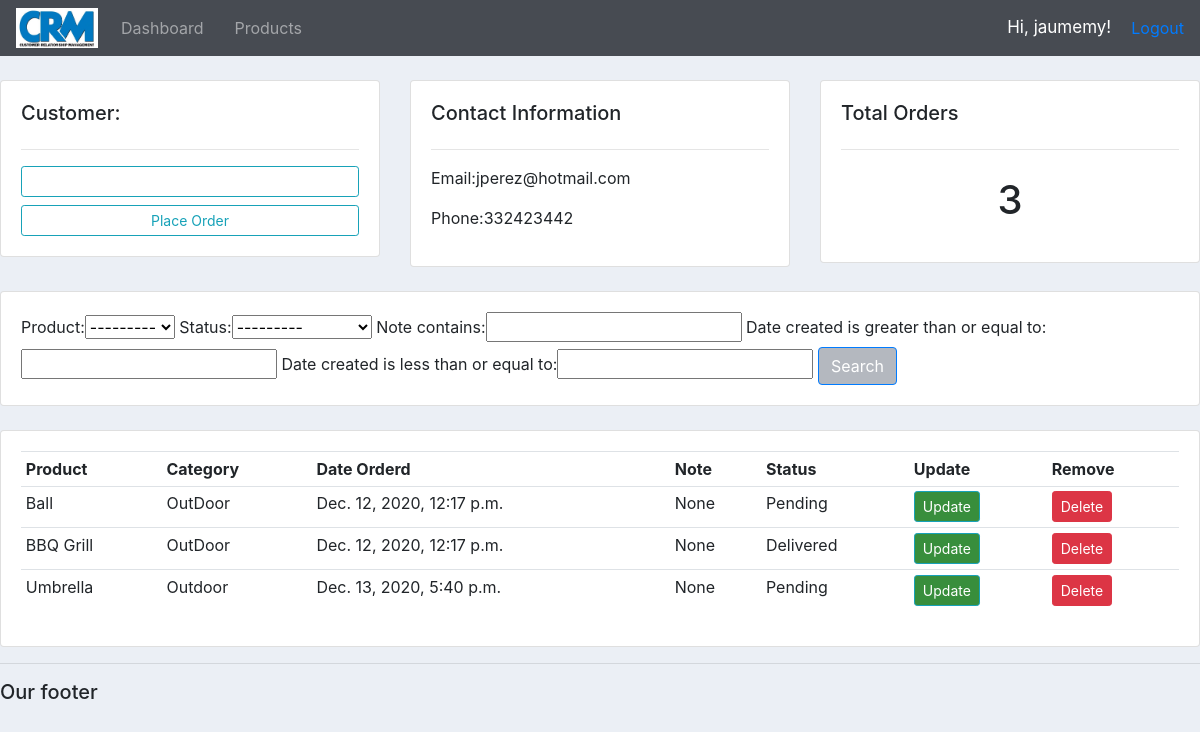
The app's page /customers/2/ (signed in), older data.
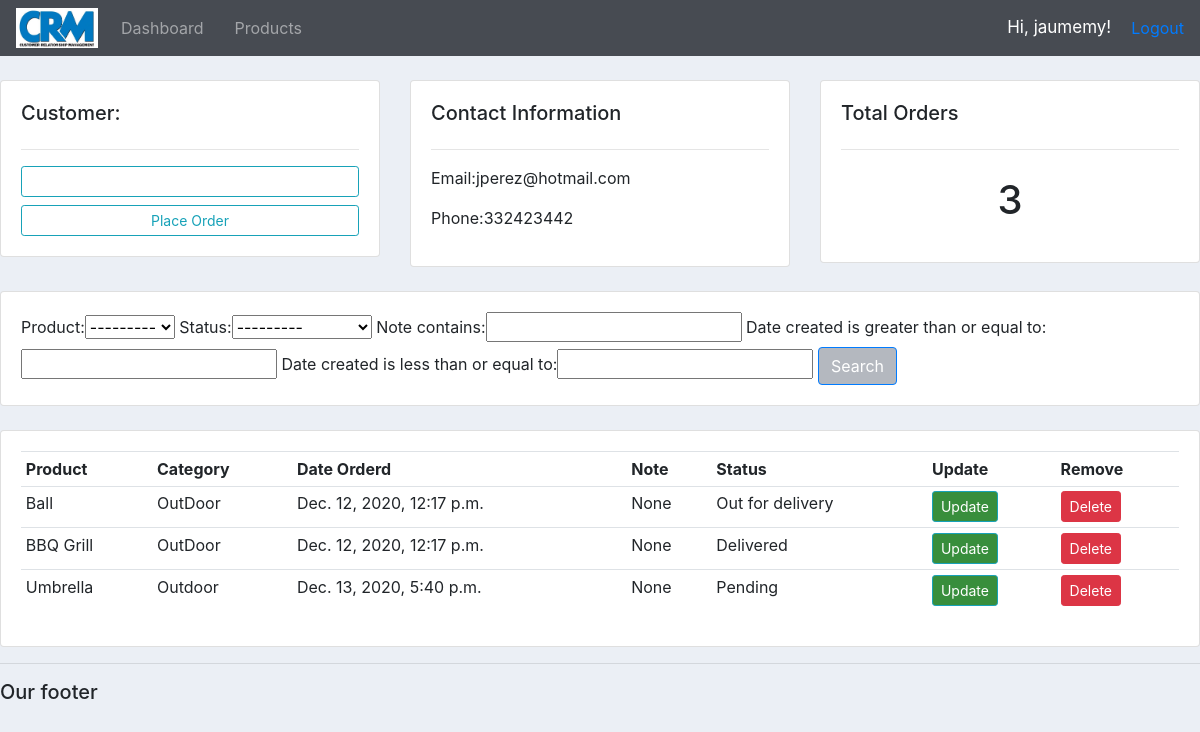
The same page, newer data.
### accounts/models.py (models this page shows, shortened)
class Order(models.Model):
    STATUS = (
        ('Pending', 'Pending'),
        ('Out for delivery', 'Out for delivery'),
        ('Delivered', 'Delivered'),
    )
    customer = models.ForeignKey(Customer, null=True, on_delete=models.SET_NULL)
    product = models.ForeignKey(Product, null=True, on_delete=models.SET_NULL)
    date_created = models.DateTimeField(auto_now_add=True, null=True)
    status = models.CharField(max_length=64, null=True, choices=STATUS)
    note = models.CharField(max_length=1000, null=True)

class Product(models.Model):
    CATEGORY = (
        ('Indoor', 'Indoor'),
        ('Outdoor', 'Outdoor')
    )
    name = models.CharField(max_length=64, null=True)
    price = models.FloatField(null=True)
    category = models.CharField(max_length=64, null=True, choices=CATEGORY)
    description = models.CharField(max_length=200, null=True, blank=True)
    date_created = models.DateTimeField(auto_now_add=True, null=True)
    tags = models.ManyToManyField(Tag)
    def __str__(self):
        return self.name

### accounts/views.py (the view)
# urls.py: path('customers/<str:pk>/', views.customers, name="customers"),
@login_required(login_url="accounts:login")
def customers(request, pk):
    customer = Customer.objects.get(id=pk)
    orders = customer.order_set.all()
    total_orders = orders.count()
    my_filter = order_filter(request.GET, queryset=orders)
    orders = my_filter.qs
    context = {'customer':customer, 'orders':orders,
               'total_orders':total_orders,
               'my_filter':my_filter}
    return render(request, 'accounts/customers.html', context)

### accounts/templates/accounts/customers.html (shortened to what this page needs)
{% extends "accounts/main.html" %}
{% block content %}
  <br>
  <div class="row">
  	<div class="col-md">
  		<div class="card card-body">
  			<h5>Customer:</h5>
  			<hr>
  			<a class="btn btn-outline-info  btn-sm btn-block" href="">Update Customer</a>
  			<a class="btn btn-outline-info  btn-sm btn-block"
           href="{% url 'accounts:create_order' customer.id %}">Place Order</a>
  		</div>
  	</div>
  	<div class="col-md">
  		<div class="card card-body">
  			<h5>Contact Information</h5>
  			<hr>
  			<p>Email:{{customer.email}}</p>
  			<p>Phone:{{customer.phone}}</p>
  		</div>
  	</div>
  	<div class="col-md">
  		<div class="card card-body">
  			<h5>Total Orders</h5>
  			<hr>
  			<h1 style="text-align: center;padding: 10px">{{total_orders}}</h1>
  		</div>
  	</div>
  </div>
  <br>
  <div class="row">
  	<div class="col">
  		<div class="card card-body">
  			<form method="GET">
            {{my_filter.form}}
  		    <button id="custom_btn1" class="btn btn-primary" type="submit">Search</button>
  		  </form>
  		</div>
  	</div>
  </div>
  <br>
  <div class="row">
  	<div class="col-md">
  		<div class="card card-body">
  			<table class="table table-sm">
  				<tr>
  					<th>Product</th>
  					<th>Category</th>
  					<th>Date Orderd</th>
            <th>Note</th>
  					<th>Status</th>
  					<th>Update</th>
  					<th>Remove</th>
  				</tr>
          {% for order in orders %}
            <tr>
              <td>{{order.product}}</td>
              <td>{{order.product.category}}</td>
              <td>{{order.date_created}}</td>
              <td>{{order.note}}</td>
              <td>{{order.status}}</td>
              <td><a id="custom_btn3" class="btn btn-sm btn-info" href="{% url 'accounts:update_order' order.id %}">Update</a></td>
  						<td><a class="btn btn-sm btn-danger" href="{% url 'accounts:delete_order' order.id %}">Delete</a></td>
            </tr>
          {% endfor %}
  			</table>
  		</div>
  	</div>
  </div>
{% endblock %}

Row changes from the older to the newer data that the page shows:
changed Order "Ball": status "Pending" → "Out for delivery"
